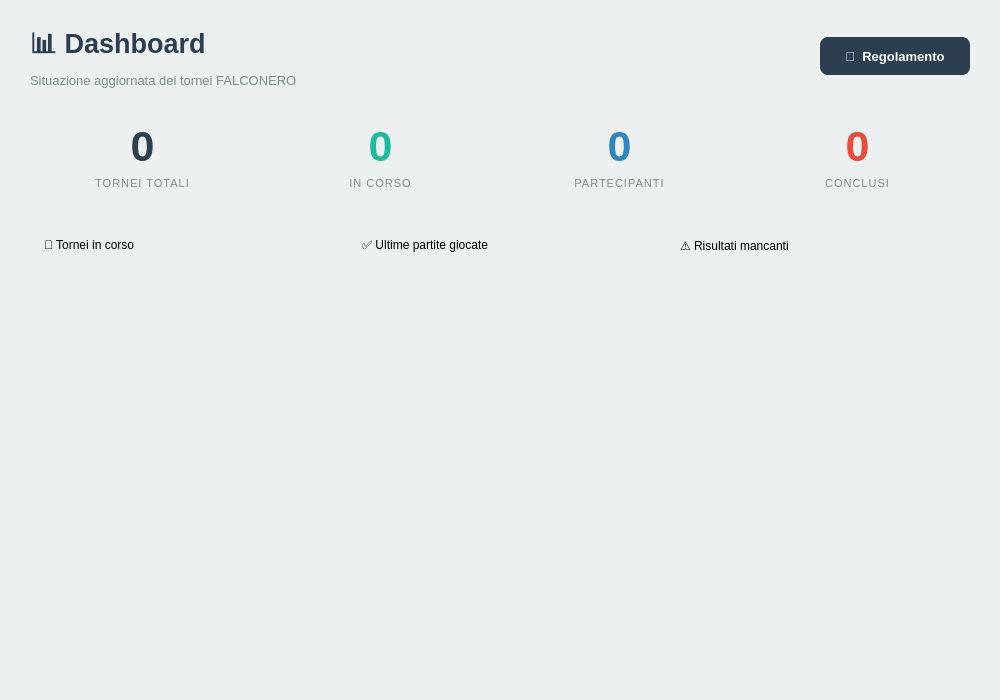
<?xml version="1.0" encoding="UTF-8"?>
<ui version="4.0">
 <class>HomeWidget</class>
 <widget class="QWidget" name="HomeWidget">
  <property name="geometry">
   <rect><x>0</x><y>0</y><width>1000</width><height>700</height></rect>
  </property>
  <property name="styleSheet">
   <string>
QWidget#HomeWidget { background-color: #ecf0f1; }

QFrame#frame_stat {
    background-color: white;
    border: 1px solid #dce1e7;
    border-radius: 10px;
}
QLabel#lbl_num_tornei, QLabel#lbl_num_attivi,
QLabel#lbl_num_partecipanti, QLabel#lbl_num_conclusi {
    font-family: Helvetica;
    font-size: 32pt;
    font-weight: bold;
}
QLabel#lbl_num_tornei    { color: #2c3e50; }
QLabel#lbl_num_attivi    { color: #1abc9c; }
QLabel#lbl_num_partecipanti { color: #2e86c1; }
QLabel#lbl_num_conclusi  { color: #e74c3c; }

QLabel.stat_desc {
    color: #7f8c8d;
    font-family: Helvetica;
    font-size: 8pt;
    letter-spacing: 1px;
}

QFrame#frame_box {
    background-color: white;
    border: 1px solid #dce1e7;
    border-radius: 10px;
}
QLabel#lbl_box_title {
    color: #2c3e50;
    font-family: Helvetica;
    font-size: 11pt;
    font-weight: bold;
}
QListWidget {
    background-color: transparent;
    border: none;
    color: #2c3e50;
    font-family: Helvetica;
    font-size: 10pt;
}
QListWidget::item {
    padding: 7px 6px;
    border-bottom: 1px solid #ecf0f1;
}
QListWidget::item:selected {
    background-color: #eaf4fb;
    color: #2c3e50;
}

QLabel#lbl_titolo {
    color: #2c3e50;
    font-family: Helvetica;
    font-size: 20pt;
    font-weight: bold;
}
QLabel#lbl_sottotitolo {
    color: #7f8c8d;
    font-family: Helvetica;
    font-size: 10pt;
}
QPushButton#btn_regolamento {
    background-color: #2c3e50;
    color: white;
    border-radius: 8px;
    font-family: Helvetica;
    font-size: 10pt;
    font-weight: bold;
    padding: 8px 20px;
    border: none;
}
QPushButton#btn_regolamento:hover { background-color: #1a252f; }
   </string>
  </property>

  <layout class="QVBoxLayout" name="vl_root">
   <property name="spacing"><number>18</number></property>
   <property name="leftMargin"><number>30</number></property>
   <property name="topMargin"><number>24</number></property>
   <property name="rightMargin"><number>30</number></property>
   <property name="bottomMargin"><number>24</number></property>

   <!-- HEADER -->
   <item>
    <layout class="QHBoxLayout" name="hl_header">
     <item>
      <layout class="QVBoxLayout" name="vl_titolo">
       <property name="spacing"><number>2</number></property>
       <item>
        <widget class="QLabel" name="lbl_titolo">
         <property name="text"><string>📊 Dashboard</string></property>
        </widget>
       </item>
       <item>
        <widget class="QLabel" name="lbl_sottotitolo">
         <property name="text"><string>Situazione aggiornata dei tornei FALCONERO</string></property>
        </widget>
       </item>
      </layout>
     </item>
     <item>
      <spacer><property name="orientation"><enum>Qt::Horizontal</enum></property><property name="sizeHint" stdset="0"><size><width>40</width><height>20</height></size></property></spacer>
     </item>
     <item>
      <widget class="QPushButton" name="btn_regolamento">
       <property name="text"><string>📖  Regolamento</string></property>
       <property name="minimumSize"><size><width>150</width><height>38</height></size></property>
       <property name="cursor"><cursorShape>PointingHandCursor</cursorShape></property>
      </widget>
     </item>
    </layout>
   </item>

   <!-- STATISTICHE -->
   <item>
    <layout class="QHBoxLayout" name="hl_stats">
     <property name="spacing"><number>14</number></property>

     <item>
      <widget class="QFrame" name="frame_stat_tornei">
       <property name="objectName"><string>frame_stat</string></property>
       <property name="minimumSize"><size><width>0</width><height>100</height></size></property>
       <layout class="QVBoxLayout" name="vl_s1">
        <property name="alignment"><set>Qt::AlignCenter</set></property>
        <item>
         <widget class="QLabel" name="lbl_num_tornei">
          <property name="text"><string>0</string></property>
          <property name="alignment"><set>Qt::AlignCenter</set></property>
         </widget>
        </item>
        <item>
         <widget class="QLabel" name="lbl_desc_tornei">
          <property name="text"><string>TORNEI TOTALI</string></property>
          <property name="alignment"><set>Qt::AlignCenter</set></property>
          <property name="styleSheet"><string>color:#7f8c8d;font-family:Helvetica;font-size:8pt;letter-spacing:1px;</string></property>
         </widget>
        </item>
       </layout>
      </widget>
     </item>

     <item>
      <widget class="QFrame" name="frame_stat_attivi">
       <property name="objectName"><string>frame_stat</string></property>
       <property name="minimumSize"><size><width>0</width><height>100</height></size></property>
       <layout class="QVBoxLayout" name="vl_s2">
        <property name="alignment"><set>Qt::AlignCenter</set></property>
        <item>
         <widget class="QLabel" name="lbl_num_attivi">
          <property name="text"><string>0</string></property>
          <property name="alignment"><set>Qt::AlignCenter</set></property>
         </widget>
        </item>
        <item>
         <widget class="QLabel" name="lbl_desc_attivi">
          <property name="text"><string>IN CORSO</string></property>
          <property name="alignment"><set>Qt::AlignCenter</set></property>
          <property name="styleSheet"><string>color:#7f8c8d;font-family:Helvetica;font-size:8pt;letter-spacing:1px;</string></property>
         </widget>
        </item>
       </layout>
      </widget>
     </item>

     <item>
      <widget class="QFrame" name="frame_stat_partecipanti">
       <property name="objectName"><string>frame_stat</string></property>
       <property name="minimumSize"><size><width>0</width><height>100</height></size></property>
       <layout class="QVBoxLayout" name="vl_s3">
        <property name="alignment"><set>Qt::AlignCenter</set></property>
        <item>
         <widget class="QLabel" name="lbl_num_partecipanti">
          <property name="text"><string>0</string></property>
          <property name="alignment"><set>Qt::AlignCenter</set></property>
         </widget>
        </item>
        <item>
         <widget class="QLabel" name="lbl_desc_partecipanti">
          <property name="text"><string>PARTECIPANTI</string></property>
          <property name="alignment"><set>Qt::AlignCenter</set></property>
          <property name="styleSheet"><string>color:#7f8c8d;font-family:Helvetica;font-size:8pt;letter-spacing:1px;</string></property>
         </widget>
        </item>
       </layout>
      </widget>
     </item>

     <item>
      <widget class="QFrame" name="frame_stat_conclusi">
       <property name="objectName"><string>frame_stat</string></property>
       <property name="minimumSize"><size><width>0</width><height>100</height></size></property>
       <layout class="QVBoxLayout" name="vl_s4">
        <property name="alignment"><set>Qt::AlignCenter</set></property>
        <item>
         <widget class="QLabel" name="lbl_num_conclusi">
          <property name="text"><string>0</string></property>
          <property name="alignment"><set>Qt::AlignCenter</set></property>
         </widget>
        </item>
        <item>
         <widget class="QLabel" name="lbl_desc_conclusi">
          <property name="text"><string>CONCLUSI</string></property>
          <property name="alignment"><set>Qt::AlignCenter</set></property>
          <property name="styleSheet"><string>color:#7f8c8d;font-family:Helvetica;font-size:8pt;letter-spacing:1px;</string></property>
         </widget>
        </item>
       </layout>
      </widget>
     </item>

    </layout>
   </item>

   <!-- AREA INFERIORE: 3 colonne informative -->
   <item>
    <layout class="QHBoxLayout" name="hl_info">
     <property name="spacing"><number>14</number></property>

     <!-- Tornei in corso -->
     <item>
      <widget class="QFrame" name="frame_attivi">
       <property name="objectName"><string>frame_box</string></property>
       <layout class="QVBoxLayout" name="vl_attivi">
        <property name="spacing"><number>8</number></property>
        <property name="leftMargin"><number>14</number></property>
        <property name="topMargin"><number>14</number></property>
        <property name="rightMargin"><number>14</number></property>
        <property name="bottomMargin"><number>14</number></property>
        <item>
         <widget class="QLabel" name="lbl_attivi_title">
          <property name="objectName"><string>lbl_box_title</string></property>
          <property name="text"><string>🏅 Tornei in corso</string></property>
         </widget>
        </item>
        <item>
         <widget class="QListWidget" name="list_tornei_attivi"/>
        </item>
       </layout>
      </widget>
     </item>

     <!-- Ultime partite giocate -->
     <item>
      <widget class="QFrame" name="frame_ultime">
       <property name="objectName"><string>frame_box</string></property>
       <layout class="QVBoxLayout" name="vl_ultime">
        <property name="spacing"><number>8</number></property>
        <property name="leftMargin"><number>14</number></property>
        <property name="topMargin"><number>14</number></property>
        <property name="rightMargin"><number>14</number></property>
        <property name="bottomMargin"><number>14</number></property>
        <item>
         <widget class="QLabel" name="lbl_ultime_title">
          <property name="objectName"><string>lbl_box_title</string></property>
          <property name="text"><string>✅ Ultime partite giocate</string></property>
         </widget>
        </item>
        <item>
         <widget class="QListWidget" name="list_ultime_partite"/>
        </item>
       </layout>
      </widget>
     </item>

     <!-- Partite da giocare -->
     <item>
      <widget class="QFrame" name="frame_prossime">
       <property name="objectName"><string>frame_box</string></property>
       <layout class="QVBoxLayout" name="vl_prossime">
        <property name="spacing"><number>8</number></property>
        <property name="leftMargin"><number>14</number></property>
        <property name="topMargin"><number>14</number></property>
        <property name="rightMargin"><number>14</number></property>
        <property name="bottomMargin"><number>14</number></property>
        <item>
         <widget class="QLabel" name="lbl_prossime_title">
          <property name="objectName"><string>lbl_box_title</string></property>
          <property name="text"><string>⚠️ Risultati mancanti</string></property>
         </widget>
        </item>
        <item>
         <widget class="QListWidget" name="list_prossime_partite"/>
        </item>
       </layout>
      </widget>
     </item>

    </layout>
   </item>

  </layout>
 </widget>
 <resources/>
 <connections/>
</ui>
